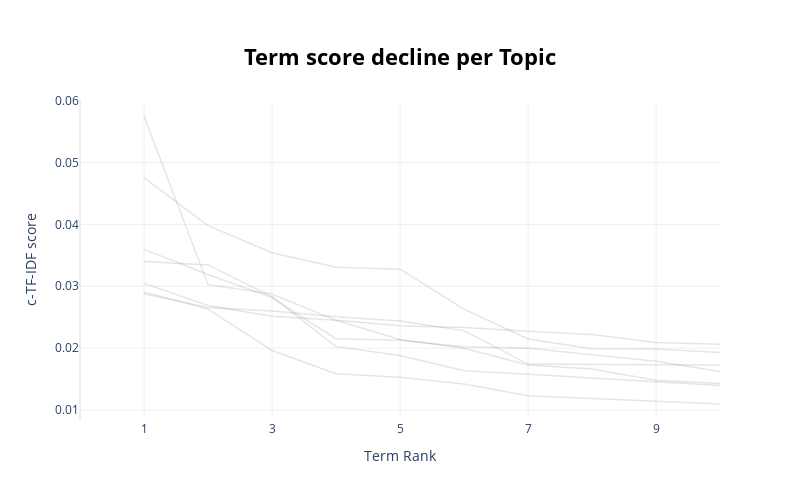

Source (notebook cell):
### Code cell
topic_model.visualize_term_rank()

### Figure 1 — Plotly figure (JSON) as saved in the notebook; plotly's stock layout.template omitted (floating-point values rounded to 4 significant figures)
{"data": [{"hovertext": "<b>Topic -1</b>:data_method_system_computer_involv", "line": {"color": "black", "width": 1.5}, "mode": "lines+lines", "name": "", "opacity": 0.1, "type": "scatter", "x": [1, 2, 3, 4, 5, 6, 7, 8, 9, 10], "y": [0.02909, 0.0263, 0.01962, 0.01586, 0.0153, 0.01419, 0.0123, 0.01187, 0.01134, 0.01097]}, {"hovertext": "<b>Topic 0</b>:vehicle_system_autonomous_data_meth", "line": {"color": "black", "width": 1.5}, "mode": "lines+lines", "name": "", "opacity": 0.1, "type": "scatter", "x": [1, 2, 3, 4, 5, 6, 7, 8, 9, 10], "y": [0.05753, 0.03026, 0.02876, 0.0245, 0.02141, 0.01998, 0.01728, 0.01662, 0.0148, 0.01428]}, {"hovertext": "<b>Topic 1</b>:user_device_display_method_interfac", "line": {"color": "black", "width": 1.5}, "mode": "lines+lines", "name": "", "opacity": 0.1, "type": "scatter", "x": [1, 2, 3, 4, 5, 6, 7, 8, 9, 10], "y": [0.03596, 0.03191, 0.02817, 0.02152, 0.02127, 0.02024, 0.02, 0.01899, 0.0179, 0.01622]}, {"hovertext": "<b>Topic 2</b>:route_system_information_location_m", "line": {"color": "black", "width": 1.5}, "mode": "lines+lines", "name": "", "opacity": 0.1, "type": "scatter", "x": [1, 2, 3, 4, 5, 6, 7, 8, 9, 10], "y": [0.03047, 0.02689, 0.02517, 0.02449, 0.0236, 0.02334, 0.02272, 0.02221, 0.02092, 0.02064]}, {"hovertext": "<b>Topic 3</b>:service_system_location_method_user", "line": {"color": "black", "width": 1.5}, "mode": "lines+lines", "name": "", "opacity": 0.1, "type": "scatter", "x": [1, 2, 3, 4, 5, 6, 7, 8, 9, 10], "y": [0.02878, 0.02657, 0.026, 0.02506, 0.02439, 0.02283, 0.01742, 0.01733, 0.01731, 0.01728]}, {"hovertext": "<b>Topic 4</b>:image_optical_light_laser_images_po", "line": {"color": "black", "width": 1.5}, "mode": "lines+lines", "name": "", "opacity": 0.1, "type": "scatter", "x": [1, 2, 3, 4, 5, 6, 7, 8, 9, 10], "y": [0.03402, 0.03346, 0.02832, 0.02025, 0.01879, 0.01635, 0.01577, 0.01513, 0.01459, 0.01395]}, {"hovertext": "<b>Topic 5</b>:wireless_device_communication_mobil", "line": {"color": "black", "width": 1.5}, "mode": "lines+lines", "name": "", "opacity": 0.1, "type": "scatter", "x": [1, 2, 3, 4, 5, 6, 7, 8, 9, 10], "y": [0.04756, 0.0398, 0.03542, 0.03308, 0.03277, 0.0263, 0.02147, 0.0199, 0.01987, 0.01928]}], "layout": {"height": 500, "hoverlabel": {"bgcolor": "white", "font": {"family": "Rockwell", "size": 16}}, "showlegend": false, "title": {"font": {"color": "Black", "size": 22}, "text": "<b>Term score decline per Topic</b>", "x": 0.5, "xanchor": "center", "y": 0.9, "yanchor": "top"}, "width": 800, "xaxis": {"dtick": 2, "range": [0, 10], "tick0": 1, "title": {"text": "Term Rank"}}, "yaxis": {"title": {"text": "c-TF-IDF score"}}}}
